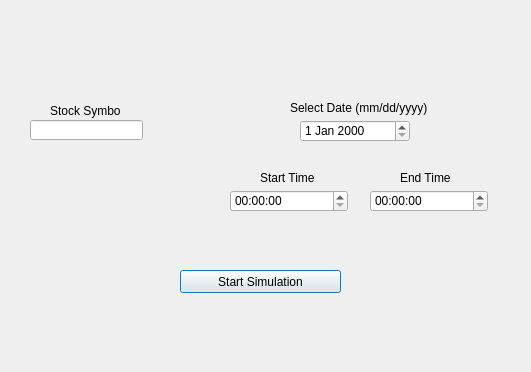
<?xml version="1.0" encoding="UTF-8"?>
<ui version="4.0">
 <class>Dialog</class>
 <widget class="QDialog" name="Dialog">
  <property name="geometry">
   <rect>
    <x>0</x>
    <y>0</y>
    <width>531</width>
    <height>372</height>
   </rect>
  </property>
  <property name="windowTitle">
   <string>Dialog</string>
  </property>
  <widget class="QLabel" name="symbolLabel">
   <property name="geometry">
    <rect>
     <x>50</x>
     <y>100</y>
     <width>71</width>
     <height>21</height>
    </rect>
   </property>
   <property name="text">
    <string>Stock Symbol</string>
   </property>
  </widget>
  <widget class="QPushButton" name="pushButton">
   <property name="geometry">
    <rect>
     <x>180</x>
     <y>270</y>
     <width>161</width>
     <height>23</height>
    </rect>
   </property>
   <property name="text">
    <string>Start Simulation</string>
   </property>
  </widget>
  <widget class="QLabel" name="label">
   <property name="geometry">
    <rect>
     <x>290</x>
     <y>100</y>
     <width>141</width>
     <height>16</height>
    </rect>
   </property>
   <property name="text">
    <string>Select Date (mm/dd/yyyy)</string>
   </property>
  </widget>
  <widget class="QLabel" name="label_2">
   <property name="geometry">
    <rect>
     <x>260</x>
     <y>170</y>
     <width>61</width>
     <height>16</height>
    </rect>
   </property>
   <property name="text">
    <string>Start Time</string>
   </property>
  </widget>
  <widget class="QLineEdit" name="stockSymbol">
   <property name="geometry">
    <rect>
     <x>30</x>
     <y>120</y>
     <width>113</width>
     <height>20</height>
    </rect>
   </property>
  </widget>
  <widget class="QDateEdit" name="simDate">
   <property name="geometry">
    <rect>
     <x>300</x>
     <y>120</y>
     <width>110</width>
     <height>22</height>
    </rect>
   </property>
  </widget>
  <widget class="QTimeEdit" name="startTime">
   <property name="geometry">
    <rect>
     <x>230</x>
     <y>190</y>
     <width>118</width>
     <height>22</height>
    </rect>
   </property>
  </widget>
  <widget class="QLabel" name="label_3">
   <property name="geometry">
    <rect>
     <x>400</x>
     <y>170</y>
     <width>51</width>
     <height>16</height>
    </rect>
   </property>
   <property name="text">
    <string>End Time</string>
   </property>
  </widget>
  <widget class="QTimeEdit" name="endTime">
   <property name="geometry">
    <rect>
     <x>370</x>
     <y>190</y>
     <width>118</width>
     <height>22</height>
    </rect>
   </property>
  </widget>
 </widget>
 <resources/>
 <connections/>
</ui>
